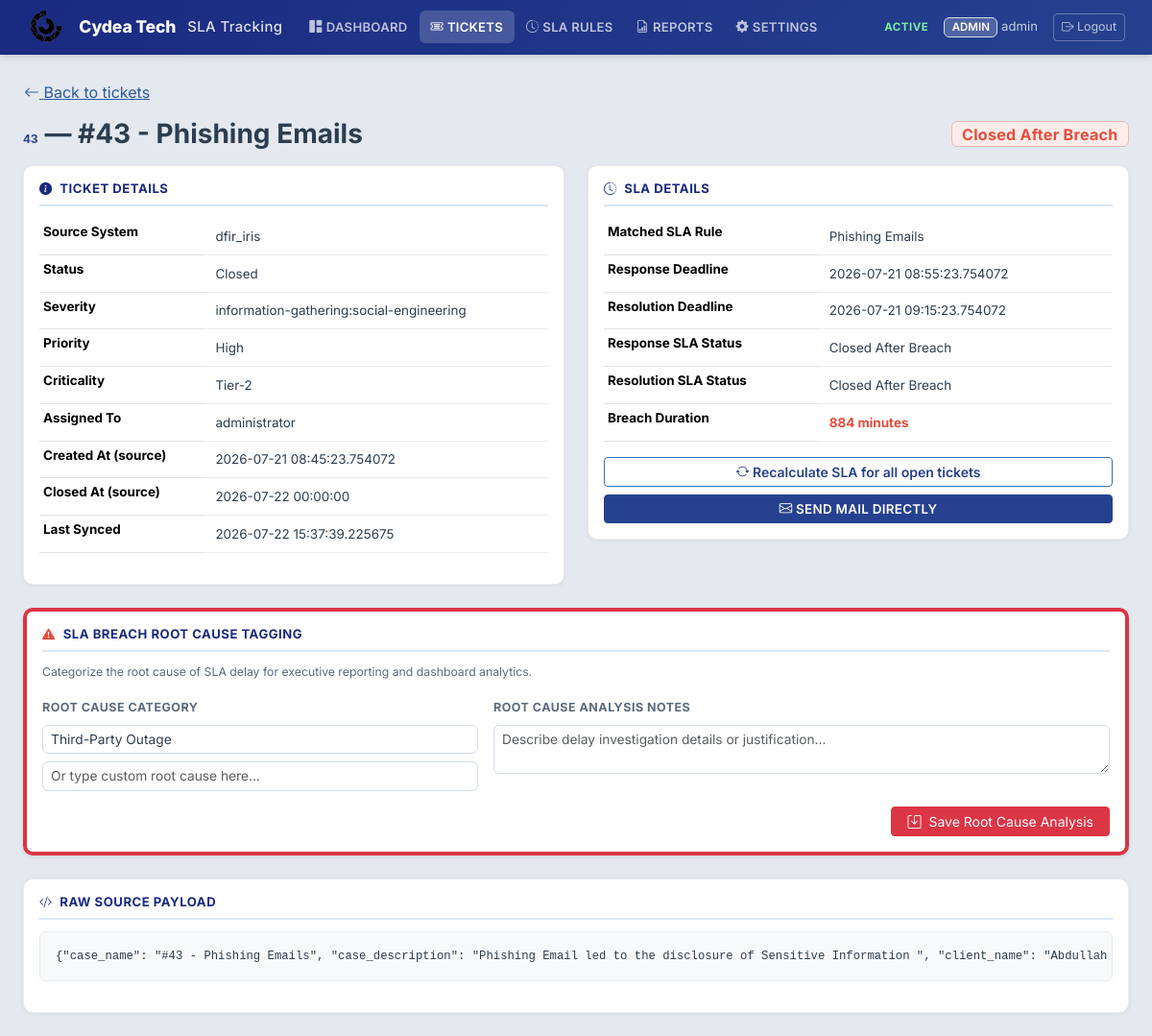
The page /tickets/12 (signed in) on the database its author committed.
### models/user.py (models this page shows, shortened)
class User(UserMixin, db.Model):
    __tablename__ = "users"
    id = db.Column(db.Integer, primary_key=True)
    username = db.Column(db.String(80), unique=True, nullable=False, index=True)
    email = db.Column(db.String(255), unique=True, nullable=True)
    password_hash = db.Column(db.String(255), nullable=False)
    role = db.Column(db.String(20), nullable=False, default=ROLE_VIEWER)
    is_active_user = db.Column(db.Boolean, default=True, nullable=False)
    created_at = db.Column(db.DateTime, default=lambda: datetime.now(timezone.utc))
    reports_generated = db.relationship("Report", backref="generated_by_user", lazy="dynamic")
    def has_permission(self, permission):
        return permission in ROLE_PERMISSIONS.get(self.role, set())
    @property
    def is_active(self):
        return self.is_active_user

### models/ticket.py (models this page shows, shortened)
class Ticket(db.Model):
    __tablename__ = "tickets"
    id = db.Column(db.Integer, primary_key=True)
    client_id = db.Column(
        db.Integer, db.ForeignKey("clients.id"), nullable=True, index=True
    )
    external_id = db.Column(db.String(100), nullable=False, index=True)
    source_system = db.Column(db.String(50), nullable=False, default="dfir_iris", index=True)
    title = db.Column(db.String(500), nullable=True)
    status = db.Column(db.String(100), nullable=True, index=True)
    severity = db.Column(db.String(100), nullable=True, index=True)
    priority = db.Column(db.String(100), nullable=True, index=True)
    criticality = db.Column(db.String(100), nullable=True, index=True)
    assigned_to = db.Column(db.String(200), nullable=True, index=True)
    created_at_source = db.Column(db.DateTime, nullable=True)
    closed_at_source = db.Column(db.DateTime, nullable=True)
    response_deadline = db.Column(db.DateTime, nullable=True)
    resolution_deadline = db.Column(db.DateTime, nullable=True)
    response_sla_status = db.Column(db.String(50), nullable=True)
    resolution_sla_status = db.Column(db.String(50), nullable=True)
    sla_status = db.Column(db.String(50), nullable=True, default=SLA_NO_RULE, index=True)
    breach_duration_minutes = db.Column(db.Integer, nullable=True, default=0)
    sla_rule_id = db.Column(db.Integer, db.ForeignKey("sla_rules.id"), nullable=True)
    paused_at = db.Column(db.DateTime, nullable=True)
    total_paused_minutes = db.Column(db.Integer, nullable=False, default=0)
    breach_reason = db.Column(db.String(100), nullable=True, index=True)
    breach_notes = db.Column(db.Text, nullable=True)
    near_breach_notified = db.Column(db.Boolean, default=False, nullable=False)
    breach_notified = db.Column(db.Boolean, default=False, nullable=False)
    raw_payload_json = db.Column(db.Text, nullable=True)
    last_synced_at = db.Column(db.DateTime, nullable=True)
    created_at = db.Column(db.DateTime, default=lambda: datetime.now(timezone.utc))
    updated_at = db.Column(
        db.DateTime,
        default=lambda: datetime.now(timezone.utc),
        onupdate=lambda: datetime.now(timezone.utc),
    )
    __table_args__ = (
        db.UniqueConstraint(
            "client_id", "source_system", "external_id",
            name="uq_client_source_external_id",
        ),
    )

### models/sla_rule.py (models this page shows, shortened)
class SLARule(db.Model):
    __tablename__ = "sla_rules"
    id = db.Column(db.Integer, primary_key=True)
    client_id = db.Column(
        db.Integer, db.ForeignKey("clients.id"), nullable=False, index=True
    )
    rule_name = db.Column(db.String(150), nullable=False)
    description = db.Column(db.Text, nullable=True)
    escalation_email = db.Column(db.String(255), nullable=True)
    created_by = db.Column(db.String(100), nullable=True)
    updated_by = db.Column(db.String(100), nullable=True)
    priority = db.Column(db.Integer, nullable=False, default=0)
    conditions = db.relationship(
        "SLARuleCondition",
        backref="sla_rule",
        cascade="all, delete-orphan",
        lazy="joined"
    )
    response_sla_minutes = db.Column(db.Integer, nullable=True)  # optional
    resolution_sla_minutes = db.Column(db.Integer, nullable=False)
    warning_threshold_percent = db.Column(db.Integer, nullable=False, default=80)
    business_hours_only = db.Column(db.Boolean, nullable=False, default=False)
    applies_to_status = db.Column(db.String(300), nullable=True)
    stop_status = db.Column(db.String(300), nullable=True)
    pause_status = db.Column(db.String(300), nullable=True)
    is_active = db.Column(db.Boolean, default=True, nullable=False, index=True)
    created_at = db.Column(db.DateTime, default=lambda: datetime.now(timezone.utc))
    updated_at = db.Column(
        db.DateTime,
        default=lambda: datetime.now(timezone.utc),
        onupdate=lambda: datetime.now(timezone.utc),
    )
    tickets = db.relationship("Ticket", backref="sla_rule", lazy="dynamic")

### routes/ticket_routes.py (the view)
@ticket_bp.route("/tickets/<int:ticket_id>")
@login_required
@permission_required("view_tickets")
def ticket_detail(ticket_id):
    ticket = Ticket.query.get_or_404(ticket_id)
    return render_template("ticket_detail.html", ticket=ticket)

### templates/ticket_detail.html (shortened to what this page needs)
{% extends "base.html" %}
{% block content %}
<a href="{{ url_for('tickets.ticket_list') }}" class="btn btn-link px-0 mb-2"><i class="bi bi-arrow-left"></i> Back to tickets</a>
<div class="d-flex justify-content-between align-items-center mb-3">
    <h3 class="mb-0">
        <code style="color: var(--blue-700);">{{ ticket.external_id }}</code> &mdash; {{ ticket.title }}
    </h3>
    <span class="badge bg-{{ sla_badge_color.get(ticket.sla_status, 'secondary') }} badge-sla fs-6">{{ ticket.sla_status or 'N/A' }}</span>
</div>
<div class="row g-4">
    <div class="col-lg-6">
        <div class="card p-3">
            <h6><i class="bi bi-info-circle-fill me-1"></i> Ticket Details</h6>
            <table class="table table-sm">
                <tr><th>Source System</th><td>{{ ticket.source_system }}</td></tr>
                <tr><th>Status</th><td>{{ ticket.status or '-' }}</td></tr>
                <tr><th>Severity</th><td>{{ severity_display(ticket.severity) }}</td></tr>
                <tr><th>Priority</th><td>{{ ticket.priority or '-' }}</td></tr>
                <tr><th>Criticality</th><td>{{ ticket.criticality or '-' }}</td></tr>
                <tr><th>Assigned To</th><td>{{ ticket.assigned_to or '-' }}</td></tr>
                <tr><th>Created At (source)</th><td>{{ ticket.created_at_source or '-' }}</td></tr>
                <tr><th>Closed At (source)</th><td>{{ ticket.closed_at_source or '-' }}</td></tr>
                <tr><th>Last Synced</th><td>{{ ticket.last_synced_at or '-' }}</td></tr>
            </table>
        </div>
    </div>
    <div class="col-lg-6">
        <div class="card p-3">
            <h6><i class="bi bi-clock-history me-1"></i> SLA Details</h6>
            <table class="table table-sm">
                <tr><th>Matched SLA Rule</th><td>{{ ticket.sla_rule.rule_name if ticket.sla_rule_id and ticket.sla_rule else 'No Matching Rule' }}</td></tr>
                <tr><th>Response Deadline</th><td>{{ ticket.response_deadline or '-' }}</td></tr>
                <tr><th>Resolution Deadline</th><td>{{ ticket.resolution_deadline or '-' }}</td></tr>
                <tr><th>Response SLA Status</th><td>{{ ticket.response_sla_status or '-' }}</td></tr>
                <tr><th>Resolution SLA Status</th><td>{{ ticket.resolution_sla_status or '-' }}</td></tr>
                <tr><th>Breach Duration</th><td>{% if ticket.breach_duration_minutes and ticket.breach_duration_minutes > 0 %}<span class="text-danger fw-bold">{{ ticket.breach_duration_minutes }} minutes</span>{% else %}{{ ticket.breach_duration_minutes or 0 }} minutes{% endif %}</td></tr>
            </table>
            <div class="d-grid gap-2">
                <form method="POST" action="{{ url_for('tickets.trigger_recalculate') }}" class="d-inline">
                    <button class="btn btn-outline-primary btn-sm w-100"><i class="bi bi-arrow-repeat"></i> Recalculate SLA for all open tickets</button>
                </form>
                <form method="POST" action="{{ url_for('tickets.send_mail_directly', ticket_id=ticket.id) }}" class="d-inline">
                    <button class="btn btn-primary btn-sm w-100"><i class="bi bi-envelope"></i> Send Mail Directly</button>
                </form>
            </div>
        </div>
    </div>
</div>
<div class="card p-3 mt-4 border-start border-4 border-danger shadow-sm">
    <h6 class="fw-bold"><i class="bi bi-exclamation-triangle-fill text-danger me-2"></i>SLA Breach Root Cause Tagging</h6>
    <p class="text-muted small mb-3">Categorize the root cause of SLA delay for executive reporting and dashboard analytics.</p>
    <form method="POST" action="{{ url_for('tickets.update_breach_reason', ticket_id=ticket.id) }}">
        <div class="row g-3">
            <div class="col-md-5">
                <label class="form-label small fw-bold">Root Cause Category</label>
                <select name="breach_reason" class="form-select form-select-sm mb-2" id="breachReasonSelect">
                    <option value="Third-Party Outage" {% if ticket.breach_reason == 'Third-Party Outage' %}selected{% endif %}>Third-Party Outage</option>
                </select>
                <input type="text" name="custom_breach_reason" id="customBreachReasonInput" class="form-control form-control-sm" placeholder="Or type custom root cause here..." value="{{ ticket.breach_reason if ticket.breach_reason and ticket.breach_reason not in ['Vendor Delay', 'Customer Unresponsive', 'Third-Party Outage', 'Staff Shortage', 'Technical Complexity'] else '' }}">
            </div>
            <div class="col-md-7">
                <label class="form-label small fw-bold">Root Cause Analysis Notes</label>
                <textarea name="breach_notes" class="form-control form-control-sm" rows="2" placeholder="Describe delay investigation details or justification...">{{ ticket.breach_notes or '' }}</textarea>
            </div>
        </div>
        <div class="mt-3 text-end">
            <button type="submit" class="btn btn-sm btn-danger px-3"><i class="bi bi-save me-1"></i> Save Root Cause Analysis</button>
        </div>
    </form>
</div>
<div class="card p-3 mt-4">
    <h6><i class="bi bi-code-slash me-1"></i> Raw Source Payload</h6>
    <pre class="small p-3 rounded" style="max-height: 300px; overflow:auto;">{{ ticket.raw_payload_json or 'No raw payload stored.' }}</pre>
</div>
{% endblock %}

### templates/base.html (shortened to what this page needs)
<!DOCTYPE html>
<html lang="en">
<head>
    <link href="https://cdn.jsdelivr.net/npm/bootstrap@5.3.3/dist/css/bootstrap.min.css" rel="stylesheet">
    <link href="https://cdn.jsdelivr.net/npm/bootstrap-icons@1.11.3/font/bootstrap-icons.css" rel="stylesheet">
    <link rel="stylesheet" href="https://unpkg.com/leaflet@1.9.4/dist/leaflet.css"/>
    <link href="{{ url_for('static', filename='css/style.css') }}" rel="stylesheet">
</head>
<body>
{% if current_user.is_authenticated %}
<nav class="navbar navbar-expand-lg sticky-top">
    <div class="container-fluid">
        <a class="navbar-brand" href="{{ url_for('dashboard.index') }}">
            <img src="{{ url_for('static', filename='images/image.png') }}" alt="Cydea Tech Logo" style="height: 34px; max-width: 130px; object-fit: contain;" class="me-2">
            <span style="font-weight: 800; letter-spacing: -0.01em;">Cydea Tech</span>
            <span style="font-size: 0.85em; opacity: 0.85; font-weight: 500;" class="ms-1">SLA Tracking</span>
        </a>
        <div class="collapse navbar-collapse" id="navMenu">
            <ul class="navbar-nav me-auto mb-2 mb-lg-0">
                <li class="nav-item">
                    <a class="nav-link {% if request.endpoint == 'dashboard.index' %}active{% endif %}"
                       href="{{ url_for('dashboard.index') }}">
                       <i class="bi bi-grid-1x2-fill me-1"></i>Dashboard</a>
                </li>
                <li class="nav-item">
                    <a class="nav-link {% if request.endpoint and 'tickets.' in request.endpoint %}active{% endif %}"
                       href="{{ url_for('tickets.ticket_list') }}">
                       <i class="bi bi-ticket-detailed me-1"></i>Tickets</a>
                </li>
                {% if current_user.has_permission('manage_sla_rules') %}
                <li class="nav-item">
                    <a class="nav-link {% if request.endpoint and 'sla_rules.' in request.endpoint %}active{% endif %}"
                       href="{{ url_for('sla_rules.rule_list') }}">
                       <i class="bi bi-clock-history me-1"></i>SLA Rules</a>
                </li>
                {% endif %}
                {% if current_user.has_permission('view_reports') %}
                <li class="nav-item">
                    <a class="nav-link {% if request.endpoint and 'reports.' in request.endpoint %}active{% endif %}"
                       href="{{ url_for('reports.report_list') }}">
                       <i class="bi bi-file-earmark-bar-graph me-1"></i>Reports</a>
                </li>
                {% endif %}
                {% if current_user.has_permission('manage_iris_settings') %}
                <li class="nav-item">
                    <a class="nav-link {% if request.endpoint and 'settings.' in request.endpoint %}active{% endif %}"
                       href="{{ url_for('settings.settings_page') }}">
                       <i class="bi bi-gear-fill me-1"></i>Settings</a>
                </li>
                {% endif %}
            </ul>
            <div class="d-flex align-items-center gap-3">
                <span class="status-live"> Active</span>
                <span class="navbar-text">
                    <span class="badge bg-secondary">{{ current_user.role }}</span>
                    {{ current_user.username }}
                </span>
                <a href="{{ url_for('auth.logout') }}" class="btn btn-outline-light btn-sm">
                    <i class="bi bi-box-arrow-right"></i> Logout
                </a>
            </div>
        </div>
    </div>
</nav>
{% endif %}
<div class="container-fluid py-4 px-4">
    {% block content %}{% endblock %}
</div>
</body>
</html>

### rows shown on the page
User: role "ADMIN", username "admin"
Ticket: external_id "43", title "#43 - Phishing Emails", sla_status "Closed After Breach", source_system "dfir_iris", status "Closed", severity "information-gathering:social-engineering", priority "High", criticality "Tier-2", assigned_to "administrator", created_at_source "2026-07-21 08:45:23.754072", closed_at_source "2026-07-22 00:00:00", last_synced_at "2026-07-22 15:37:39.225675", response_deadline "2026-07-21 08:55:23.754072", resolution_deadline "2026-07-21 09:15:23.754072", response_sla_status "Closed After Breach", resolution_sla_status "Closed After Breach", breach_duration_minutes "884", breach_reason "Third-Party Outage", raw_payload_json "{\"case_name\": \"#43 - Phishing Emails\", \"case_description\": \"Phishing Email led to the disclosure of Sensitive Information \", \"client_name\": \"Abdullah…"
SLARule: sla_rule "Phishing Emails"
